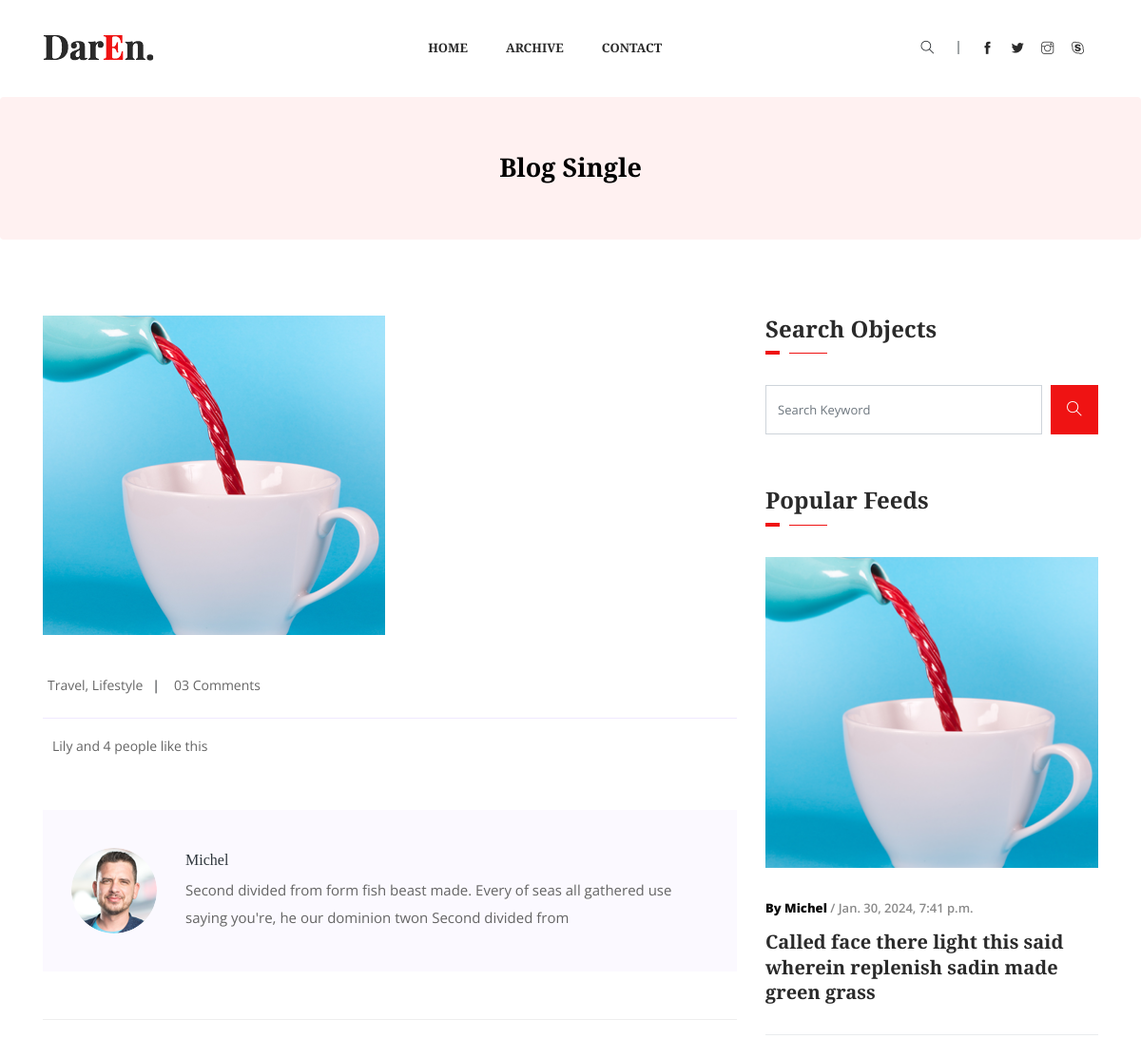
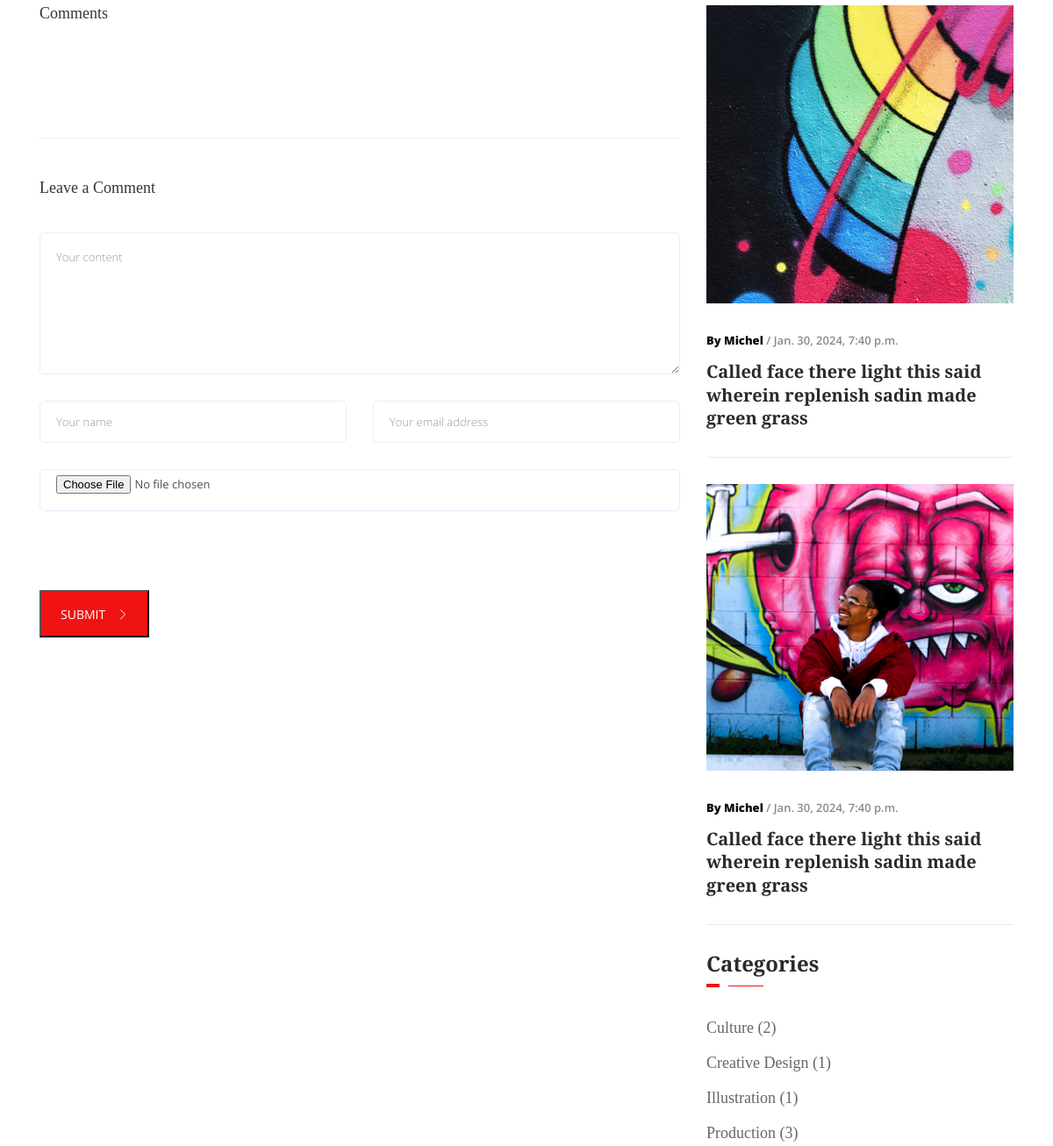
Before: /article/detail/called-face-there-light-this-said-wherein-replenish-sadin-made-green-grass-2024-01-30-1706625663/ (upper part) with the older database file (2 pictures, top to bottom).
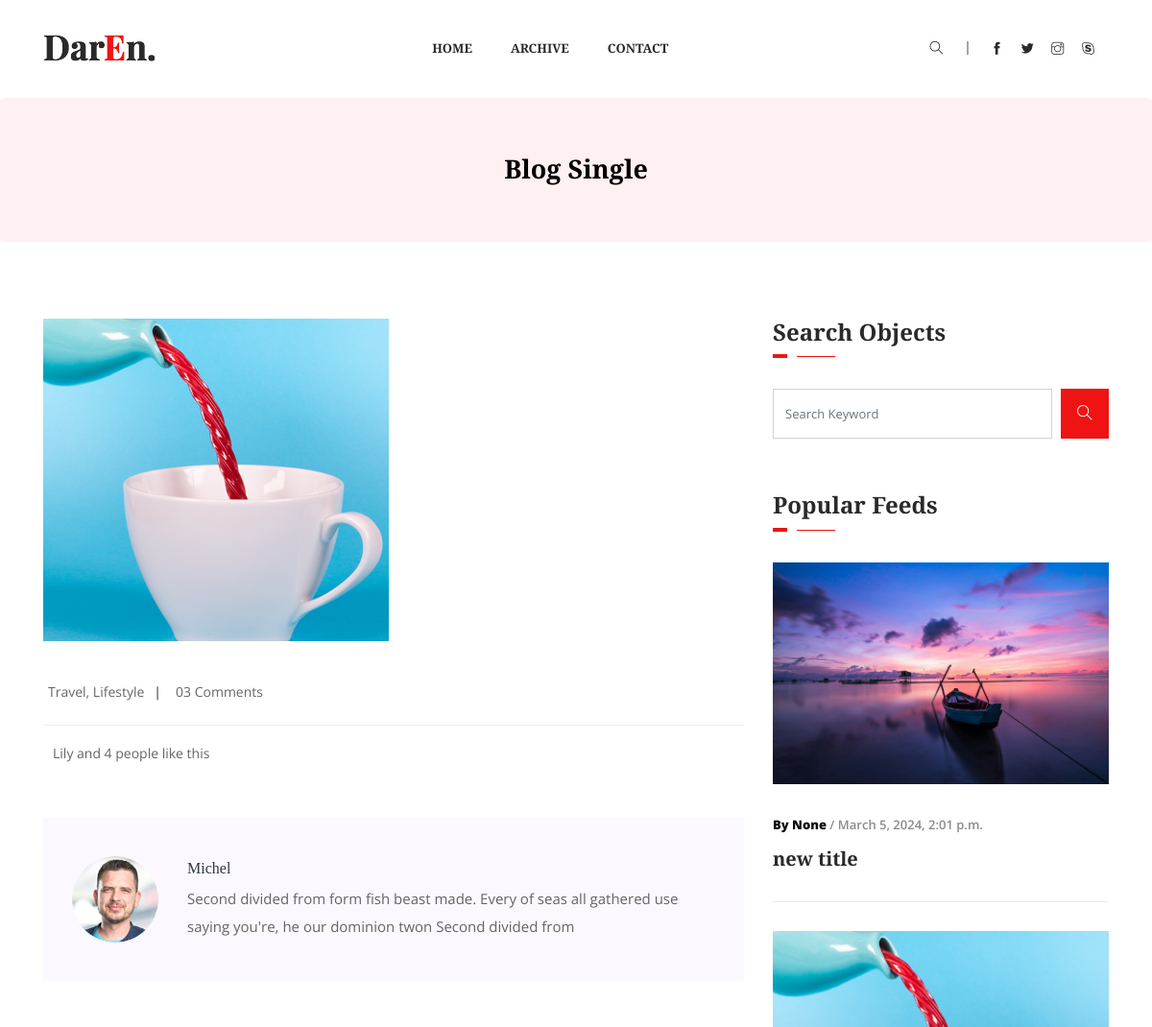
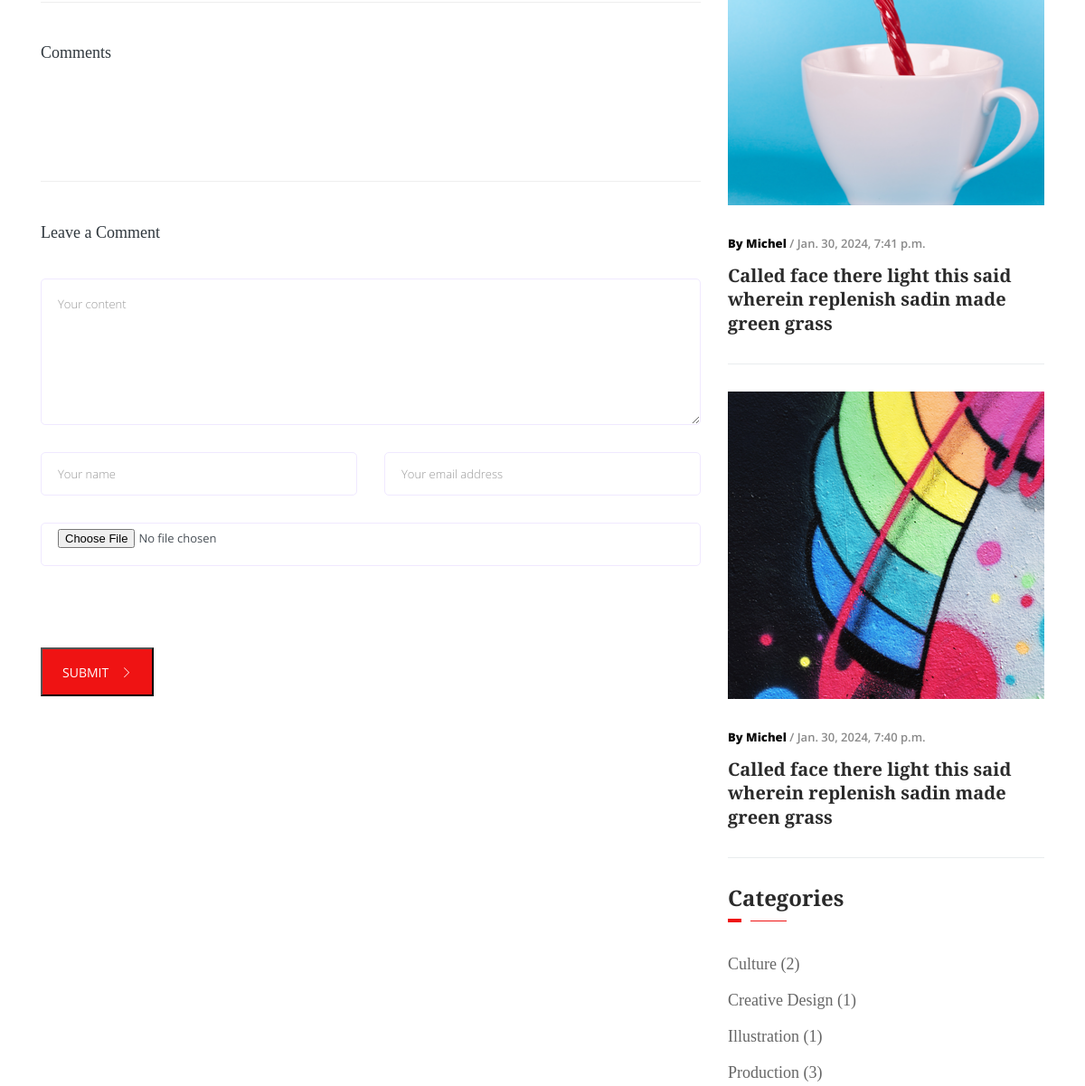
After: the same page with the newer database file (2 pictures, top to bottom).
### article/models.py (models this page shows, shortened)
class Article(models.Model):
    title = models.CharField(max_length=225, blank=True, null=True)
    content = RichTextField(null=True, blank=True)
    created_date = models.DateTimeField(auto_now_add=True)
    author = models.ForeignKey(Author, on_delete=models.CASCADE, related_name='articles', null=True, blank=True)
    category = models.ForeignKey(Category, on_delete=models.SET_NULL, null=True, blank=True)
    image = models.ImageField(upload_to='media/articles', blank=True, null=True)
    slug = models.SlugField(unique=False, editable=True)
    tags = models.ManyToManyField(Tag, blank=True, null=True)
    is_quote = models.BooleanField(default=False)

class Author(models.Model):
    name = models.CharField(max_length=255)
    image = models.ImageField(upload_to='authors/', blank=True, null=True)
    def __str__(self):
        return self.name

class Category(models.Model):
    title = models.CharField(max_length=200)

### article/views.py (the view, shortened to what this page needs)
# urls.py: path('detail/<slug:slug>/', article_detail, name='detail'),
def article_detail(request, slug):
    form = CommentForm()
    object_l = Article.objects.order_by('-id')[:3]
    article = get_object_or_404(Article, slug=slug)
    subarticles = SubArticle.objects.filter(article=article)
    comments = Comment.objects.filter(article_id=article.id, top_level_comment_id__isnull=True).order_by('-id')
    tags = Tag.objects.all()
    categories = Category.objects.all()
    cid = request.GET.get('cid')
    ctx = {
        'last_three': object_l,
        'article': article,
        'subarticles': subarticles,
        'comment_form': form,
        'comments': comments,
        'categories': categories,
        'tags': tags
    }
    return render(request, 'article/single-blog.html', ctx)

### article/forms.py
class CommentForm(forms.ModelForm):
    class Meta:
        model = Comment
        fields = ['name', 'email', 'image', 'content']
    def __init__(self, *args, **kwargs):
        super(CommentForm, self).__init__(*args, **kwargs)
        self.fields['name'].widget.attrs.update({
            'class': 'form-control',
            'placeholder': 'Your name'
        })
        self.fields['email'].widget.attrs.update({
            'class': 'form-control',
            'placeholder': 'Your email address'
        })
        self.fields['image'].widget.attrs.update({
            'class': 'form-control',
            'placeholder': 'Your image',
            'id': 'file'
        })
        self.fields['content'].widget.attrs.update({
            'class': 'form-control',
            'placeholder': 'Your content',
            'cols': 100,
            'rows': 7,
            'id': 'comment'
        })

### templates/article/single-blog.html (shortened to what the changed rows need)
{% extends 'base.html' %}
{% load static %}
{% block content %}
    <section class="breadcrumb breadcrumb_bg">
        <div class="container">
            <div class="row">
                <div class="col-lg-12">
                    <div class="breadcrumb_iner text-center">
                        <div class="breadcrumb_iner_item">
                            <h2>Blog Single</h2>
                        </div>
                    </div>
                </div>
            </div>
        </div>
    </section>
    <section class="blog_area single-post-area all_post section_padding">
        <div class="container">
            <div class="row">
                <div class="col-lg-8 posts-list">
                    <div class="single-post">
                        <div class="feature-img">
                            <img class="img-fluid" src="{{ article.image.url }}" alt="">
                        </div>
                    </div>
                    <div class="blog-author">
                        <div class="media align-items-center">
                            {% if article.author.image %}
                                <img src="{{ article.author.image.url }}" alt>
                            {% endif %}
                            <div class="media-body">
                                <a href="#">
                                    <h4>{{ article.author.name }}</h4>
                                </a>
                                <p>Second divided from form fish beast made. Every of seas all gathered use saying
                                    you're, he our dominion twon Second divided from</p>
                            </div>
                        </div>
                    </div>
                </div>
                <div class="col-lg-4">
                    <div class="sidebar_widget">
                        {% for last in last_three %}
                            <div class="single_catagory_post post_2 single_border_bottom">
                                <div class="category_post_img">
                                    <img src="{{ last.image.url }}" alt>
                                </div>
                                <div class="post_text_1 pr_30">
                                    <p><span> By {{ last.author }}</span> / {{ last.created_date }}</p>
                                    <a href="http://127.0.0.1:8000/article/detail/second-divided-from-form-fish-beast-made-every-of-seas-all-gathered-us-saying-he-our-2024-01-26/">
                                        <h3>{{ last.title }}</h3>
                                    </a>
                                </div>
                            </div>
                        {% endfor %}
                        <div class="single_catagory_item category">
                            <ul class="list-unstyled">
                                {% for category in categories %}
                                    <li>
                                        <a href="{% url 'article:category' %}?tag={{ category.title }}">{{ category.title }}
                                            ({{ category.article_set.count }})</a></li>
                                {% endfor %}
                            </ul>
                        </div>
                    </div>
                </div>
            </div>
        </div>
    </section>
{% endblock %}

Changed rows visible on the page:
no longer on this page (row unchanged): Article: image (picture), author "Michel", created_date "Jan. 30, 2024, 7:40 p.m.", title "Called face there light this said wherein replenish sadin made green grass"
added Article: image (picture), author "None", created_date "March 5, 2024, 2:01 p.m.", title "new title"
